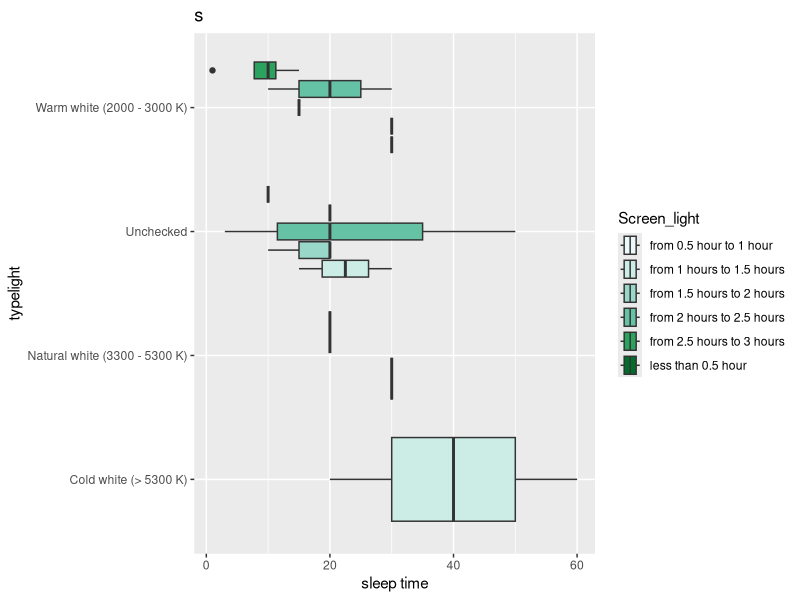
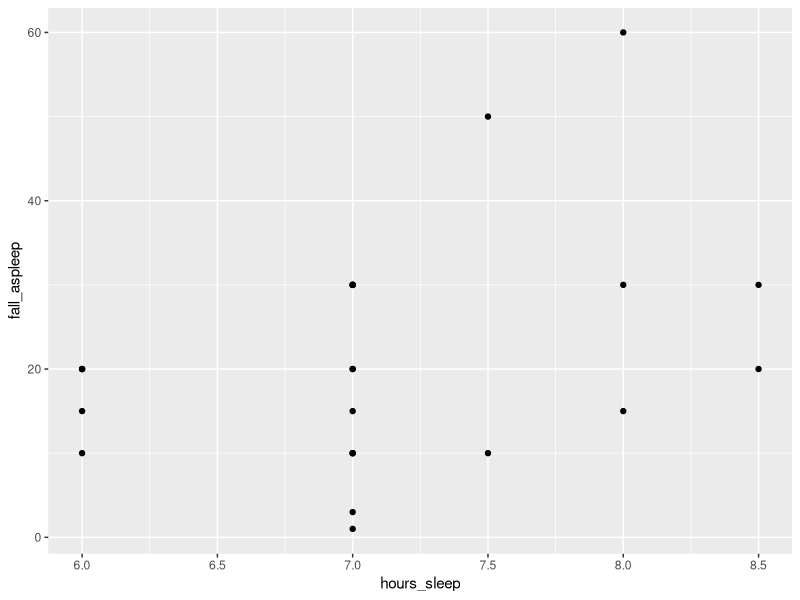
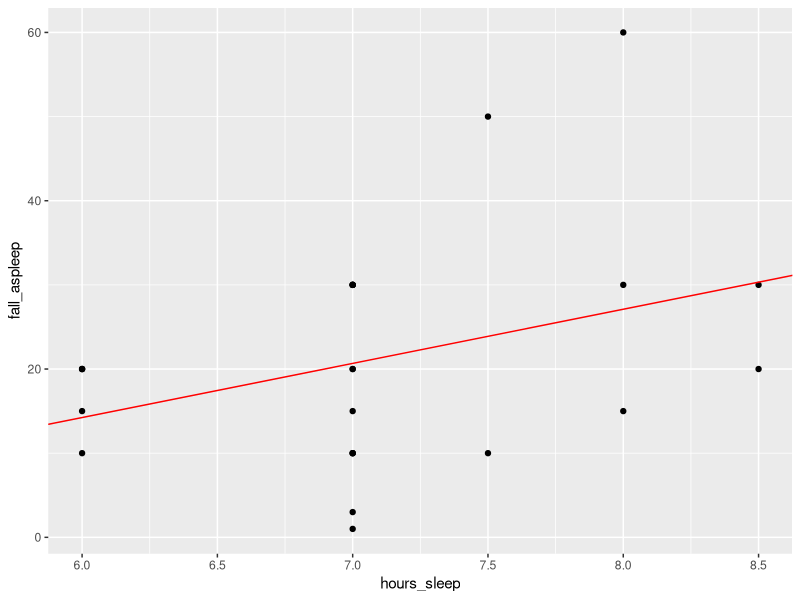
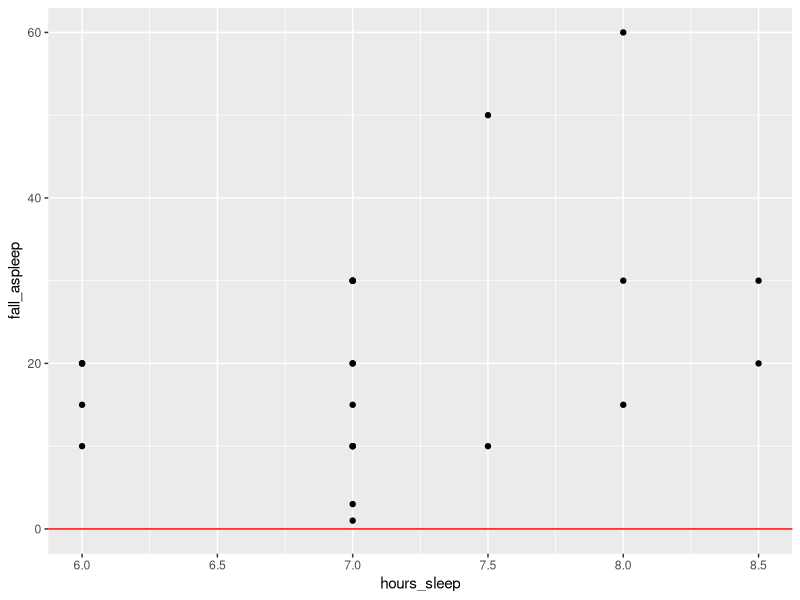

Write R code to recreate these figures, in order.
## ---- chunk 1
# Read in your survey data
library(tidyverse)
library(dplyr)
survey = read.csv("sleep.csv")
head(survey, 5)
## ---- chunk 2
#quick overview of all data types and variables
survey = read.csv("sleep.csv")
data = survey
names = colnames(data)
simple_version = c("time","light_on_off","hours_sleep","wake_up_night","Screen_light","typelight","fall_aspleep","sleep_satis")
colnames(data) = simple_version
str(data)
filter(data,typelight=="Warm white (2000 - 3000 K)")

## ---- chunk 3

ggplot(data, aes(y=typelight, x=fall_aspleep, fill=Screen_light)) + geom_boxplot() + xlab("sleep time") + scale_fill_brewer(palette="BuGn") + ggtitle("s")

## ---- chunk 4
c = ggplot(data, aes(hours_sleep,fall_aspleep))
c+geom_point()
## ---- chunk 5
cor(data$hours_sleep,data$fall_aspleep)
## ---- chunk 6
L =lm(data$fall_aspleep~data$hours_sleep)
L$coefficients
summary(L)
## ---- chunk 7
c+geom_point()+geom_abline(intercept = -24.373,slope= 6.435,colour="red")
## ---- chunk 8
res = L$residuals
ggplot(data,aes(hours_sleep,fall_aspleep))+geom_point()+geom_hline(yintercept = 0,colour="red")
